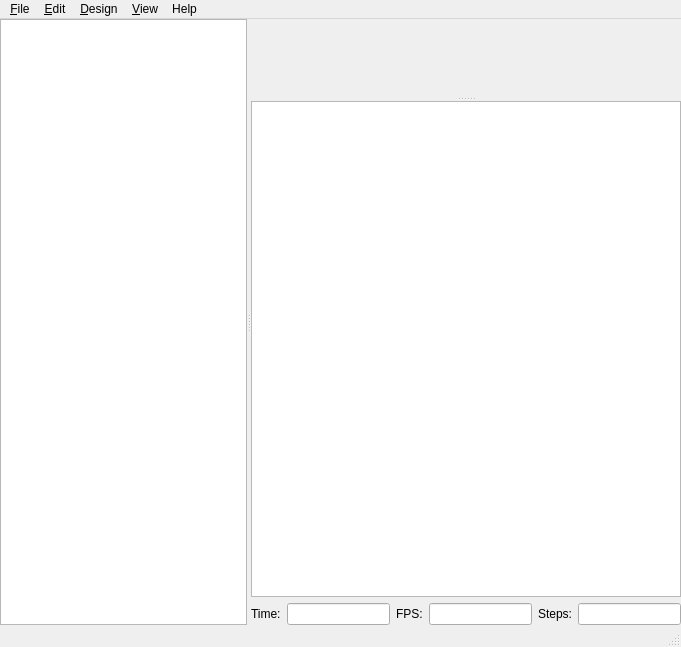
<?xml version="1.0" encoding="UTF-8"?>
<ui version="4.0">
 <class>MainWindow</class>
 <widget class="QMainWindow" name="MainWindow">
  <property name="geometry">
   <rect>
    <x>0</x>
    <y>0</y>
    <width>681</width>
    <height>647</height>
   </rect>
  </property>
  <property name="windowTitle">
   <string>MainWindow</string>
  </property>
  <widget class="QWidget" name="centralwidget">
   <layout class="QVBoxLayout" name="verticalLayout_2">
    <property name="margin">
     <number>0</number>
    </property>
    <item>
     <widget class="QSplitter" name="splitter1">
      <property name="orientation">
       <enum>Qt::Horizontal</enum>
      </property>
      <widget class="QTextEdit" name="editor"/>
      <widget class="QWidget" name="layoutWidget">
       <layout class="QVBoxLayout" name="verticalLayout">
        <item>
         <widget class="QSplitter" name="splitter2">
          <property name="orientation">
           <enum>Qt::Vertical</enum>
          </property>
          <widget class="GLView" name="screen" native="true"/>
          <widget class="QTextEdit" name="console"/>
         </widget>
        </item>
        <item>
         <widget class="QFrame" name="animate_panel">
          <property name="enabled">
           <bool>true</bool>
          </property>
          <property name="frameShape">
           <enum>QFrame::NoFrame</enum>
          </property>
          <property name="frameShadow">
           <enum>QFrame::Raised</enum>
          </property>
          <property name="lineWidth">
           <number>0</number>
          </property>
          <layout class="QHBoxLayout" name="horizontalLayout">
           <property name="margin">
            <number>0</number>
           </property>
           <item>
            <widget class="QLabel" name="label">
             <property name="text">
              <string>Time:</string>
             </property>
            </widget>
           </item>
           <item>
            <widget class="QLineEdit" name="e_tval"/>
           </item>
           <item>
            <widget class="QLabel" name="label_2">
             <property name="text">
              <string>FPS:</string>
             </property>
            </widget>
           </item>
           <item>
            <widget class="QLineEdit" name="e_fps"/>
           </item>
           <item>
            <widget class="QLabel" name="label_3">
             <property name="text">
              <string>Steps:</string>
             </property>
            </widget>
           </item>
           <item>
            <widget class="QLineEdit" name="e_fsteps"/>
           </item>
          </layout>
         </widget>
        </item>
       </layout>
      </widget>
     </widget>
    </item>
   </layout>
  </widget>
  <widget class="QMenuBar" name="menubar">
   <property name="geometry">
    <rect>
     <x>0</x>
     <y>0</y>
     <width>681</width>
     <height>22</height>
    </rect>
   </property>
   <widget class="QMenu" name="menu_File">
    <property name="title">
     <string>&amp;File</string>
    </property>
    <widget class="QMenu" name="menuOpenRecent">
     <property name="title">
      <string>Open Recent</string>
     </property>
    </widget>
    <addaction name="fileActionNew"/>
    <addaction name="fileActionOpen"/>
    <addaction name="menuOpenRecent"/>
    <addaction name="separator"/>
    <addaction name="fileActionClose"/>
    <addaction name="fileActionSave"/>
    <addaction name="fileActionSaveAs"/>
    <addaction name="fileActionReload"/>
    <addaction name="fileActionQuit"/>
   </widget>
   <widget class="QMenu" name="menu_Edit">
    <property name="title">
     <string>&amp;Edit</string>
    </property>
    <addaction name="editActionUndo"/>
    <addaction name="editActionRedo"/>
    <addaction name="separator"/>
    <addaction name="editActionCut"/>
    <addaction name="editActionCopy"/>
    <addaction name="editActionPaste"/>
    <addaction name="separator"/>
    <addaction name="editActionIndent"/>
    <addaction name="editActionUnindent"/>
    <addaction name="separator"/>
    <addaction name="editActionComment"/>
    <addaction name="editActionUncomment"/>
    <addaction name="separator"/>
    <addaction name="editActionPasteVPT"/>
    <addaction name="editActionPasteVPR"/>
    <addaction name="separator"/>
    <addaction name="editActionZoomIn"/>
    <addaction name="editActionZoomOut"/>
    <addaction name="editActionPreferences"/>
   </widget>
   <widget class="QMenu" name="menu_Design">
    <property name="title">
     <string>&amp;Design</string>
    </property>
    <addaction name="designActionReloadAndCompile"/>
    <addaction name="designActionCompile"/>
    <addaction name="designActionCompileAndRender"/>
    <addaction name="designActionDisplayAST"/>
    <addaction name="designActionDisplayCSGTree"/>
    <addaction name="designActionDisplayCSGProducts"/>
    <addaction name="designActionExportSTL"/>
    <addaction name="designActionExportOFF"/>
    <addaction name="designActionExportDXF"/>
    <addaction name="designActionFlushCaches"/>
   </widget>
   <widget class="QMenu" name="menu_View">
    <property name="title">
     <string>&amp;View</string>
    </property>
    <addaction name="viewActionOpenCSG"/>
    <addaction name="viewActionCGALSurfaces"/>
    <addaction name="viewActionCGALGrid"/>
    <addaction name="viewActionThrownTogether"/>
    <addaction name="separator"/>
    <addaction name="viewActionShowEdges"/>
    <addaction name="viewActionShowAxes"/>
    <addaction name="viewActionShowCrosshairs"/>
    <addaction name="viewActionAnimate"/>
    <addaction name="separator"/>
    <addaction name="viewActionTop"/>
    <addaction name="viewActionBottom"/>
    <addaction name="viewActionLeft"/>
    <addaction name="viewActionRight"/>
    <addaction name="viewActionFront"/>
    <addaction name="viewActionBack"/>
    <addaction name="viewActionDiagonal"/>
    <addaction name="viewActionCenter"/>
    <addaction name="separator"/>
    <addaction name="viewActionPerspective"/>
    <addaction name="viewActionOrthogonal"/>
    <addaction name="separator"/>
    <addaction name="editActionHide"/>
    <addaction name="viewActionHide"/>
   </widget>
   <widget class="QMenu" name="menuHelp">
    <property name="title">
     <string>Help</string>
    </property>
    <addaction name="helpActionAbout"/>
    <addaction name="helpActionManual"/>
   </widget>
   <addaction name="menu_File"/>
   <addaction name="menu_Edit"/>
   <addaction name="menu_Design"/>
   <addaction name="menu_View"/>
   <addaction name="menuHelp"/>
  </widget>
  <widget class="QStatusBar" name="statusbar"/>
  <action name="fileActionNew">
   <property name="text">
    <string>&amp;New</string>
   </property>
   <property name="shortcut">
    <string>Ctrl+N</string>
   </property>
  </action>
  <action name="fileActionOpen">
   <property name="text">
    <string>&amp;Open...</string>
   </property>
   <property name="shortcut">
    <string>Ctrl+O</string>
   </property>
  </action>
  <action name="fileActionSave">
   <property name="text">
    <string>&amp;Save</string>
   </property>
   <property name="shortcut">
    <string>Ctrl+S</string>
   </property>
  </action>
  <action name="fileActionSaveAs">
   <property name="text">
    <string>Save &amp;As...</string>
   </property>
   <property name="shortcut">
    <string>Ctrl+Shift+S</string>
   </property>
  </action>
  <action name="fileActionReload">
   <property name="text">
    <string>&amp;Reload</string>
   </property>
   <property name="shortcut">
    <string>Ctrl+R</string>
   </property>
  </action>
  <action name="fileActionQuit">
   <property name="text">
    <string>&amp;Quit</string>
   </property>
  </action>
  <action name="editActionUndo">
   <property name="text">
    <string>&amp;Undo</string>
   </property>
   <property name="shortcut">
    <string>Ctrl+Z</string>
   </property>
  </action>
  <action name="editActionRedo">
   <property name="text">
    <string>&amp;Redo</string>
   </property>
   <property name="shortcut">
    <string>Ctrl+Shift+Z</string>
   </property>
  </action>
  <action name="editActionCut">
   <property name="text">
    <string>Cu&amp;t</string>
   </property>
   <property name="shortcut">
    <string>Ctrl+X</string>
   </property>
  </action>
  <action name="editActionCopy">
   <property name="text">
    <string>&amp;Copy</string>
   </property>
   <property name="shortcut">
    <string>Ctrl+C</string>
   </property>
  </action>
  <action name="editActionPaste">
   <property name="text">
    <string>&amp;Paste</string>
   </property>
   <property name="shortcut">
    <string>Ctrl+V</string>
   </property>
  </action>
  <action name="editActionIndent">
   <property name="text">
    <string>&amp;Indent</string>
   </property>
   <property name="shortcut">
    <string>Ctrl+I</string>
   </property>
  </action>
  <action name="editActionUnindent">
   <property name="text">
    <string>U&amp;nindent</string>
   </property>
   <property name="shortcut">
    <string>Ctrl+Shift+I</string>
   </property>
  </action>
  <action name="editActionComment">
   <property name="text">
    <string>C&amp;omment</string>
   </property>
   <property name="shortcut">
    <string>Ctrl+D</string>
   </property>
  </action>
  <action name="editActionUncomment">
   <property name="text">
    <string>Unco&amp;mment</string>
   </property>
   <property name="shortcut">
    <string>Ctrl+Shift+D</string>
   </property>
  </action>
  <action name="editActionPasteVPT">
   <property name="text">
    <string>Paste viewport translation</string>
   </property>
   <property name="shortcut">
    <string>Ctrl+T</string>
   </property>
  </action>
  <action name="editActionPasteVPR">
   <property name="text">
    <string>Paste viewport rotation</string>
   </property>
  </action>
  <action name="editActionZoomIn">
   <property name="text">
    <string>Zoom In</string>
   </property>
   <property name="shortcut">
    <string>Ctrl++</string>
   </property>
  </action>
  <action name="editActionZoomOut">
   <property name="text">
    <string>Zoom Out</string>
   </property>
   <property name="shortcut">
    <string>Ctrl+-</string>
   </property>
  </action>
  <action name="editActionHide">
   <property name="checkable">
    <bool>true</bool>
   </property>
   <property name="text">
    <string>Hide editor</string>
   </property>
  </action>
  <action name="designActionReloadAndCompile">
   <property name="text">
    <string>&amp;Reload and Compile</string>
   </property>
   <property name="shortcut">
    <string>F4</string>
   </property>
  </action>
  <action name="designActionCompile">
   <property name="text">
    <string>&amp;Compile</string>
   </property>
   <property name="shortcut">
    <string>F5</string>
   </property>
  </action>
  <action name="designActionCompileAndRender">
   <property name="text">
    <string>Compile and &amp;Render (CGAL)</string>
   </property>
   <property name="shortcut">
    <string>F6</string>
   </property>
  </action>
  <action name="designActionDisplayAST">
   <property name="text">
    <string>Display &amp;AST...</string>
   </property>
  </action>
  <action name="designActionDisplayCSGTree">
   <property name="text">
    <string>Display CSG &amp;Tree...</string>
   </property>
  </action>
  <action name="designActionDisplayCSGProducts">
   <property name="text">
    <string>Display CSG &amp;Products...</string>
   </property>
  </action>
  <action name="designActionExportSTL">
   <property name="text">
    <string>Export as &amp;STL...</string>
   </property>
  </action>
  <action name="designActionExportOFF">
   <property name="text">
    <string>Export as &amp;OFF...</string>
   </property>
  </action>
  <action name="viewActionOpenCSG">
   <property name="checkable">
    <bool>true</bool>
   </property>
   <property name="text">
    <string>OpenCSG</string>
   </property>
   <property name="shortcut">
    <string>F9</string>
   </property>
  </action>
  <action name="viewActionCGALSurfaces">
   <property name="checkable">
    <bool>true</bool>
   </property>
   <property name="text">
    <string>CGAL Surfaces</string>
   </property>
   <property name="shortcut">
    <string>F10</string>
   </property>
  </action>
  <action name="viewActionCGALGrid">
   <property name="checkable">
    <bool>true</bool>
   </property>
   <property name="text">
    <string>CGAL Grid Only</string>
   </property>
   <property name="shortcut">
    <string>F11</string>
   </property>
  </action>
  <action name="viewActionThrownTogether">
   <property name="checkable">
    <bool>true</bool>
   </property>
   <property name="text">
    <string>Thrown Together</string>
   </property>
   <property name="shortcut">
    <string>F12</string>
   </property>
  </action>
  <action name="viewActionShowEdges">
   <property name="checkable">
    <bool>true</bool>
   </property>
   <property name="text">
    <string>Show Edges</string>
   </property>
   <property name="shortcut">
    <string>Ctrl+1</string>
   </property>
  </action>
  <action name="viewActionShowAxes">
   <property name="checkable">
    <bool>true</bool>
   </property>
   <property name="text">
    <string>Show Axes</string>
   </property>
   <property name="shortcut">
    <string>Ctrl+2</string>
   </property>
  </action>
  <action name="viewActionShowCrosshairs">
   <property name="checkable">
    <bool>true</bool>
   </property>
   <property name="text">
    <string>Show Crosshairs</string>
   </property>
   <property name="shortcut">
    <string>Ctrl+3</string>
   </property>
  </action>
  <action name="viewActionAnimate">
   <property name="checkable">
    <bool>true</bool>
   </property>
   <property name="text">
    <string>Animate</string>
   </property>
  </action>
  <action name="viewActionTop">
   <property name="text">
    <string>Top</string>
   </property>
   <property name="shortcut">
    <string>Ctrl+4</string>
   </property>
  </action>
  <action name="viewActionBottom">
   <property name="text">
    <string>Bottom</string>
   </property>
   <property name="shortcut">
    <string>Ctrl+5</string>
   </property>
  </action>
  <action name="viewActionLeft">
   <property name="text">
    <string>Left</string>
   </property>
   <property name="shortcut">
    <string>Ctrl+6</string>
   </property>
  </action>
  <action name="viewActionRight">
   <property name="text">
    <string>Right</string>
   </property>
   <property name="shortcut">
    <string>Ctrl+7</string>
   </property>
  </action>
  <action name="viewActionFront">
   <property name="text">
    <string>Front</string>
   </property>
   <property name="shortcut">
    <string>Ctrl+8</string>
   </property>
  </action>
  <action name="viewActionBack">
   <property name="text">
    <string>Back</string>
   </property>
   <property name="shortcut">
    <string>Ctrl+9</string>
   </property>
  </action>
  <action name="viewActionDiagonal">
   <property name="text">
    <string>Diagonal</string>
   </property>
   <property name="shortcut">
    <string>Ctrl+0</string>
   </property>
  </action>
  <action name="viewActionCenter">
   <property name="text">
    <string>Center</string>
   </property>
   <property name="shortcut">
    <string>Ctrl+P</string>
   </property>
  </action>
  <action name="viewActionPerspective">
   <property name="checkable">
    <bool>true</bool>
   </property>
   <property name="text">
    <string>Perspective</string>
   </property>
  </action>
  <action name="viewActionOrthogonal">
   <property name="checkable">
    <bool>true</bool>
   </property>
   <property name="text">
    <string>Orthogonal</string>
   </property>
  </action>
  <action name="viewActionHide">
   <property name="checkable">
    <bool>true</bool>
   </property>
   <property name="text">
    <string>Hide console</string>
   </property>
  </action>
  <action name="helpActionAbout">
   <property name="text">
    <string>About</string>
   </property>
  </action>
  <action name="helpActionManual">
   <property name="text">
    <string>OpenSCAD Manual</string>
   </property>
  </action>
  <action name="fileActionClearRecent">
   <property name="text">
    <string>Clear Recent</string>
   </property>
  </action>
  <action name="designActionExportDXF">
   <property name="text">
    <string>Export as DXF...</string>
   </property>
  </action>
  <action name="fileActionClose">
   <property name="text">
    <string>Close</string>
   </property>
   <property name="shortcut">
    <string>Ctrl+W</string>
   </property>
  </action>
  <action name="editActionPreferences">
   <property name="text">
    <string>Preferences</string>
   </property>
  </action>
  <action name="designActionFlushCaches">
   <property name="text">
    <string>Flush Caches</string>
   </property>
  </action>
 </widget>
 <customwidgets>
  <customwidget>
   <class>GLView</class>
   <extends>QWidget</extends>
   <header>GLView.h</header>
   <container>1</container>
  </customwidget>
 </customwidgets>
 <resources>
  <include location="openscad.qrc"/>
 </resources>
 <connections>
  <connection>
   <sender>fileActionQuit</sender>
   <signal>triggered()</signal>
   <receiver>MainWindow</receiver>
   <slot>close()</slot>
   <hints>
    <hint type="sourcelabel">
     <x>-1</x>
     <y>-1</y>
    </hint>
    <hint type="destinationlabel">
     <x>340</x>
     <y>323</y>
    </hint>
   </hints>
  </connection>
  <connection>
   <sender>fileActionClose</sender>
   <signal>triggered()</signal>
   <receiver>MainWindow</receiver>
   <slot>close()</slot>
   <hints>
    <hint type="sourcelabel">
     <x>-1</x>
     <y>-1</y>
    </hint>
    <hint type="destinationlabel">
     <x>340</x>
     <y>323</y>
    </hint>
   </hints>
  </connection>
 </connections>
</ui>
